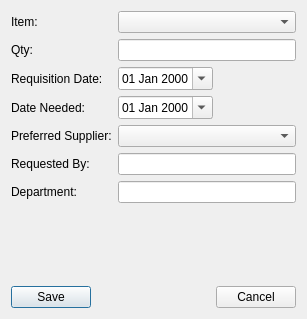
<?xml version="1.0" encoding="UTF-8"?>
<ui version="4.0">
 <class>NewRequisition</class>
 <widget class="QDialog" name="NewRequisition">
  <property name="geometry">
   <rect>
    <x>0</x>
    <y>0</y>
    <width>307</width>
    <height>319</height>
   </rect>
  </property>
  <property name="windowTitle">
   <string>New Requisition</string>
  </property>
  <layout class="QVBoxLayout" name="verticalLayout">
   <item>
    <layout class="QGridLayout" name="gridLayout">
     <item row="2" column="0" colspan="2">
      <widget class="QLabel" name="label_7">
       <property name="text">
        <string>Requisition Date:</string>
       </property>
      </widget>
     </item>
     <item row="5" column="0" colspan="2">
      <widget class="QLabel" name="label_5">
       <property name="text">
        <string>Requested By:</string>
       </property>
      </widget>
     </item>
     <item row="2" column="2">
      <widget class="QDateEdit" name="dtpRqnDate">
       <property name="displayFormat">
        <string>dd MMM yyyy</string>
       </property>
       <property name="calendarPopup">
        <bool>true</bool>
       </property>
      </widget>
     </item>
     <item row="1" column="0" colspan="2">
      <widget class="QLabel" name="label_2">
       <property name="text">
        <string>Qty:</string>
       </property>
      </widget>
     </item>
     <item row="3" column="2">
      <widget class="QDateEdit" name="dtpDateNeeded">
       <property name="displayFormat">
        <string>dd MMM yyyy</string>
       </property>
       <property name="calendarPopup">
        <bool>true</bool>
       </property>
      </widget>
     </item>
     <item row="4" column="0" colspan="2">
      <widget class="QLabel" name="label_4">
       <property name="text">
        <string>Preferred Supplier:</string>
       </property>
      </widget>
     </item>
     <item row="3" column="0" colspan="2">
      <widget class="QLabel" name="label_3">
       <property name="text">
        <string>Date Needed:</string>
       </property>
      </widget>
     </item>
     <item row="6" column="0" colspan="2">
      <widget class="QLabel" name="label_6">
       <property name="text">
        <string>Department:</string>
       </property>
      </widget>
     </item>
     <item row="0" column="0" colspan="2">
      <widget class="QLabel" name="label">
       <property name="text">
        <string>Item:</string>
       </property>
      </widget>
     </item>
     <item row="2" column="3">
      <spacer name="horizontalSpacer_2">
       <property name="orientation">
        <enum>Qt::Horizontal</enum>
       </property>
       <property name="sizeHint" stdset="0">
        <size>
         <width>40</width>
         <height>20</height>
        </size>
       </property>
      </spacer>
     </item>
     <item row="3" column="3">
      <spacer name="horizontalSpacer_3">
       <property name="orientation">
        <enum>Qt::Horizontal</enum>
       </property>
       <property name="sizeHint" stdset="0">
        <size>
         <width>40</width>
         <height>20</height>
        </size>
       </property>
      </spacer>
     </item>
     <item row="1" column="2" colspan="2">
      <widget class="QLineEdit" name="txtQty"/>
     </item>
     <item row="0" column="2" colspan="2">
      <widget class="QComboBox" name="cboItem"/>
     </item>
     <item row="4" column="2" colspan="2">
      <widget class="QComboBox" name="cboSupplier"/>
     </item>
     <item row="5" column="2" colspan="2">
      <widget class="QLineEdit" name="txtRqnBy"/>
     </item>
     <item row="6" column="2" colspan="2">
      <widget class="QLineEdit" name="txtDept"/>
     </item>
    </layout>
   </item>
   <item>
    <spacer name="verticalSpacer">
     <property name="orientation">
      <enum>Qt::Vertical</enum>
     </property>
     <property name="sizeHint" stdset="0">
      <size>
       <width>20</width>
       <height>83</height>
      </size>
     </property>
    </spacer>
   </item>
   <item>
    <layout class="QHBoxLayout" name="horizontalLayout">
     <item>
      <widget class="QPushButton" name="cmdSave">
       <property name="text">
        <string>Save</string>
       </property>
      </widget>
     </item>
     <item>
      <spacer name="horizontalSpacer">
       <property name="orientation">
        <enum>Qt::Horizontal</enum>
       </property>
       <property name="sizeHint" stdset="0">
        <size>
         <width>40</width>
         <height>20</height>
        </size>
       </property>
      </spacer>
     </item>
     <item>
      <widget class="QPushButton" name="cmdCancel">
       <property name="text">
        <string>Cancel</string>
       </property>
      </widget>
     </item>
    </layout>
   </item>
  </layout>
 </widget>
 <resources/>
 <connections/>
</ui>
